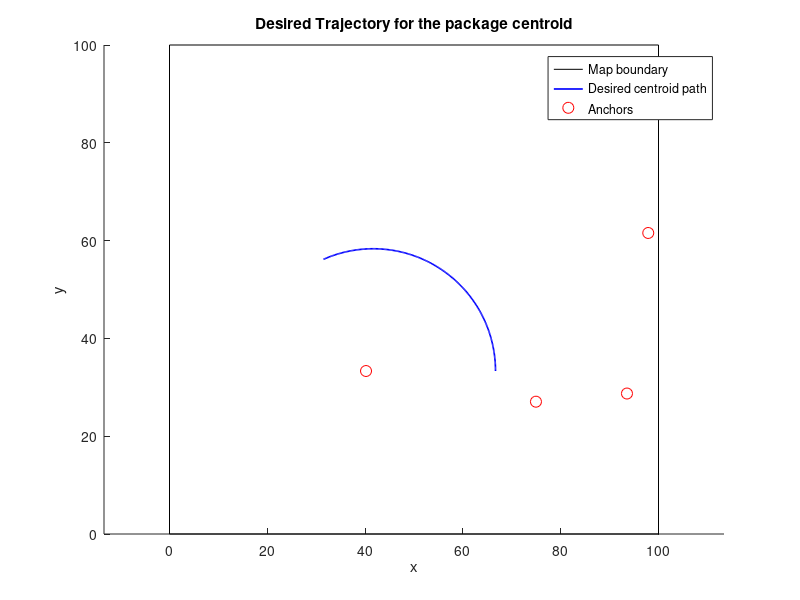

Here is the MATLAB script that generated this plot: (Note: this script raises an error after producing the figure.)
%% Formation Control
% The objective of this script is to make the sworm of robot to follow a
% desired trajectory, maintaining a circle formation around the object to
% carry.
% We assume to know:
% -temporal law of the trajectory
% -robots already in the initial position perfectly around the object,
% pointing in the direction of the trajectory to follow.
% The robots have to estimate their position through an EKF algorithm that
% updates the predicted estimate with a measure of distance between the
% robots and some fixed anchors (whose positions are known). The
% orientation is treated separately, using a specific sensor.
clc; clear all; close all;

%% Simulation Parameters
Ts = 0.05;            % timestep
Tfinal = 10;           % total sim time (s)
K = round(Tfinal/Ts);
form_R = 3;           % formation radius around package centroid
%% Uncertainties
noise_std = 0.3; % [m] std on the distance measures with the anchors
sigma_theta = 0.02; % [RAD] std on the orientation measure 
Q = 0.1*eye(2); % process noise covariance (set to zero if no uncertainty on the model)

%% Building the environment (only inbound zone)
width = 100;
height = 100;
map.W = width;
map.H = height;
map.polygon = [0 0; map.W 0; map.W map.H; 0 map.H];

%% Anchors
Nanchors = 4;
anchors = zeros(Nanchors,2);
anchors(:,1) = map.W * rand(Nanchors,1);
anchors(:,2) = map.H * rand(Nanchors,1);

%% Initialization of package position (initial centroid)
Package.c(1) = map.W/1.5;
Package.c(2) = map.H/3;

% Desired trajectory for the package (arc of circle)
c_center = [Package.c(1); Package.c(2)];
traj_Amp = 25;                % Traj. radius
omega_traj = 0.2;             % angular velocity
for k=1:K
    t = (k-1)*Ts;
    c_des(:,k) = c_center - [traj_Amp;0] + traj_Amp * [cos(omega_traj*t); sin(omega_traj*t)];
    c_des_dot(:,k) = traj_Amp*omega_traj * [-sin(omega_traj*t); cos(omega_traj*t)];
    if atan2(c_des_dot(2,k),c_des_dot(1,k))>=0
        theta_des(k) = atan2(c_des_dot(2,k),c_des_dot(1,k));
    else
        theta_des(k) = atan2(c_des_dot(2,k),c_des_dot(1,k)) + 2*pi;
    end % in order to obtain a continuous theta
end


%% Plot desired trajectory and anchors (static)
fig = 0; %initialization for figure index
fig = fig+1;
figure(fig); clf; hold on; axis equal;
plot([0 map.W map.W 0 0],[0 0 map.H map.H 0],'k-'); % outline
plot(c_des(1,:),c_des(2,:),'b-','LineWidth',1.2);
plot(anchors(:,1),anchors(:,2),'ro','MarkerFaceColor','w','MarkerSize',8)
title('Desired Trajectory for the package centroid');
xlabel('x'); ylabel('y');
legend('Map boundary','Desired centroid path','Anchors');

% fig = fig+1;
% figure(fig);
% plot(linspace(1,Tfinal,length(theta_des)), theta_des(:)*180/pi);


%% Robots
Nrobots = 5;
Robots(Nrobots,1) = rob();
% Initial formation angles around the package
phi = linspace(0, 2*pi, Nrobots + 1); phi = phi(1:end-1);

%% Initial robot states (x,y,theta)
for i = 1:Nrobots
    Robots(i).id = i;
    Robots(i).x = zeros(3,1);
    Robots(i).x(1) = Package.c(1) + form_R * cos(phi(i)) + 0.5*randn(); % X
    Robots(i).x(2) = Package.c(2) + form_R * sin(phi(i)) + 0.5*randn(); % Y
    Robots(i).x(3) = theta_des(1); % heading
end

%% Initialisation for the estimation algorithm (recursive least square)
% We can't use EKF for the estimate's initialization (static situation)
for i = 1:Nrobots
    distances = sqrt(sum((anchors - [Robots(i).x(1), Robots(i).x(2)]).^2, 2));
    distances_noisy = distances + noise_std * randn(Nanchors, 1);

    [H,z,C] = trilateration(anchors, distances_noisy, 0.1);
    P = (H'*C^-1*H)^-1;
    x_ls = P*H'*C^-1*z;
    Robots(i).x_est(1) = x_ls(1);
    Robots(i).x_est(2) = x_ls(2);
    Robots(i).x_est(3) = Robots(i).x(3); % initial estimate on initial theta = exact initial theta
  
    P_values = [P, zeros(2, 1); zeros(1, 3)];
    P_values(3,3) = 0.1;
    Robots(i).P = P_values;
    
end

%% Initialisation for the control inputs
% initial zero control input
for i=1:Nrobots
    Robots(i).u = 0;
    Robots(i).omega = 0;
end


%% Controller gains and limits
k_rho   = 3.0;      % linear
k_alpha = 2.0;      % bearing
k_beta  = -1.0;     % final heading (must be negative)
v_max = 20.0;         % m/s
omega_max = 20.5;     % rad/s

%% Initialize figure for animation
fig = fig+1;
figure(fig); clf; hold on; axis equal;
plot([0 map.W map.W 0 0],[0 0 map.H map.H 0],'k-'); % outline
plot(anchors(:,1),anchors(:,2),'ro','MarkerFaceColor','w','MarkerSize',8)
h_des_path = plot(NaN,NaN,'b-'); % desired centroid path shown progressively
h_robots = gobjects(Nrobots,1);
for i=1:Nrobots
    h_robots(i) = plot(Robots(i).x(1), Robots(i).x(2), 'bo', 'MarkerFaceColor','w');
end
h_package = plot(Package.c(1), Package.c(2), 'ro', 'MarkerFaceColor','g', 'MarkerSize',8);
title('Robots following desired centroid while maintaining formation');
xlabel('x'); ylabel('y'); grid on;
legend('','Anchors','Desired Path','Robots','Package centroid','Location','bestoutside');

% define vector for actual package traj
act_traj = zeros(2,K);

%% Simulation loop
dt = Ts;
for k = 2:K
    % Current desired centroid and orientation
    % NB We make the hyp that these quantities are known
    cd = c_des(:,k);
    thd = theta_des(k);
    
    % For plotting desired path up to current time
    set(h_des_path,'XData',c_des(1,1:k),'YData',c_des(2,1:k));
    
    % For each robot compute desired formation position and control
    for i = 1:Nrobots
        % desired relative angle for this robot (rotate formation with theta_des)
        desired_theta = thd; %-> desired orientation of each robot is the same orientation of the package: to be revised!!
        desired_pos = cd + form_R * [cos(desired_theta + phi(i) - pi/2); sin(desired_theta + phi(i) - pi/2)];
        
        % Current robot state
        x_i = Robots(i).x(1);
        y_i = Robots(i).x(2);
        th_i = Robots(i).x(3);

        % Measure of distances wrt anchors and orientation
        distances = sqrt(sum((anchors - [Robots(i).x(1), Robots(i).x(2)]).^2, 2));
        distances_noisy = distances + noise_std * randn(Nanchors, 1);
        z_theta = th_i + sigma_theta*randn();

        % Estimation of position and orientation using EKF (based on the last control input)
        [Robots(i).x_est, Robots(i).P] = unicycle_ekf(Robots(i).x_est, Robots(i).P, Robots(i).u, Robots(i).omega, Ts, anchors, distances_noisy, noise_std, Q, sigma_theta, z_theta);
         % Compute (proportional) unicycle control to reach desired_pos and orientation aligned with theta_des
         % Choose type of controller:
         % 1) GPT proportional control
         % 2) Simple proportional controller

        % [Robots(i).u, Robots(i).omega] = unicycle_controller1(Robots(i).x_est, desired_pos, desired_theta, k_rho, k_alpha,k_beta, v_max, omega_max);
        [Robots(i).u, Robots(i).omega] = unicycle_controller2(Robots(i).x_est, desired_pos, desired_theta, k_rho, k_alpha,k_beta, v_max, omega_max);
        
        % Integrate unicycle dynamics (simple Euler)
        x_i = x_i + Robots(i).u * cos(th_i) * dt;
        y_i = y_i + Robots(i).u * sin(th_i) * dt;
        th_i = wrapToPi(th_i + Robots(i).omega * dt);
        
        Robots(i).x = [x_i; y_i; th_i];
    end
    
    % Update package centroid as the mean of robot positions
    avg_state = mean(reshape([Robots.x],3,[])',1)'; % Avg robots state
    Package.c = avg_state(1:2); % Extract only the x and y components
    act_traj(:,k) = Package.c;
    
    % Update plotting
    for i=1:Nrobots
        set(h_robots(i),'XData',Robots(i).x(1),'YData',Robots(i).x(2));
    end
    set(h_package,'XData',Package.c(1),'YData',Package.c(2));
    
    drawnow;
end

% err_traj = sqrt((act_traj(1,:)-c_des(1,:)).^2+(act_traj(1,:)-c_des(2,:)).^2);
% fig = fig+1;
% figure(fig); hold on;
% plot(linspace(1,400,K),err_traj,'-')




%%  Controller function (proportional unicycle controller) ---

function [v, omega] = unicycle_controller1(state, p_des, th_des, ...
                                               k_rho, k_alpha, k_beta, ...
                                               v_max, omega_max)
% state : [x; y; theta]
% p_des : desired position [x; y]
% th_des: desired final heading
% gains : k_rho>0, k_alpha>0, k_beta<0 (with k_alpha > k_rho recommended)

    x = state(1); y = state(2); th = state(3);
    dx = p_des(1) - x;
    dy = p_des(2) - y;

    rho   = hypot(dx, dy);
    alpha = atan2(dy, dx) - th;         % bearing error
    alpha = atan2(sin(alpha), cos(alpha));
    beta  = th_des - th - alpha;        % heading-at-goal error
    beta  = atan2(sin(beta), cos(beta));

    % Core law (robust, Lyapunov-based)
    v     = k_rho  * rho * cos(alpha);
    omega = k_alpha* alpha + k_beta * beta;

    % Optional: slow down when turning hard (helps with noise / sharp corners)
    v = v / (1 + 0.5*abs(alpha));

    % Saturations
    v     = max(-v_max, min(v_max, v));
    omega = max(-omega_max, min(omega_max, omega));
end

function [v, omega] = unicycle_controller2(state, p_des, th_des, ...
                                               k_rho, k_alpha, k_beta, ...
                                               v_max, omega_max)
% state : [x; y; theta]
% p_des : desired position [x; y]
% th_des: desired final heading
% gains : k_rho>0, k_alpha>0 (with k_alpha > k_rho recommended)

    x = state(1); y = state(2); th = state(3);
    dx = p_des(1) - x;
    dy = p_des(2) - y;

    rho   = norm([dx, dy]);
    alpha = atan2(dy, dx) - th;         % bearing error
    alpha = atan2(sin(alpha), cos(alpha));

    % Core law (simple proportional)
    v     = k_rho  * rho;
    omega = k_alpha* alpha;
end

%% Function for angle conversion
function t = wrapToPi(t)
    t = atan2(sin(t), cos(t));
end

%% Extended Kalman filter
function [state_est, P_est] = unicycle_ekf( ...
    state, P, v, omega, dt, anchors, distances, noise_std, Q, sigma_theta, z_theta)
% state = [x; y; theta]
% P     = 3x3 covariance
% v, omega = control inputs (omega used for prediction only)
% dt = timestep
% anchors = Nx2 anchor positions
% distances = Nx1 measured ranges to anchors
% noise_std = std of individual range measurements (used by trilateration)
% Q = 3x3 process noise covariance
% sigma_theta = std of the orientation sensor (rad)
% z_theta = measured orientation (rad) from the orientation sensor

    % --- Prediction ---
    x = state(1);
    y = state(2);
    th = state(3);

    % Nonlinear motion model
    x_pred  = x + v*dt*cos(th);
    y_pred  = y + v*dt*sin(th);
    th_pred = th + omega*dt;

    state_pred = [x_pred; y_pred; th_pred];

    % Jacobian A = df/dx evaluated at current state
    A = [1, 0, -v*dt*sin(th);
         0, 1,  v*dt*cos(th);
         0, 0,  1];
    % Jacobian G (effect of disturbances on the model)
    G = [ dt*cos(th), 0; 
          dt*sin(th), 0;
                0      , dt ];
    % Predicted covariance
    P_pred = A * P * A' + G * Q * G';

    % --- Measurement (trilateration for x,y) ---
    % trilateration returns H_xy (m-1 x 2), z_tril ((m-1)x1), and C ((m-1)x(m-1))
    [H_xy, z_tril, C] = trilateration(anchors, distances, noise_std);

    % Number of pseudo-range equations
    m = size(H_xy,1);

    % Extend H to include theta state and add orientation measurement row
    H_pos_extended = [H_xy, zeros(m,1)];   % m x 3
    H_theta = [0, 0, 1];                   % 1 x 3

    % Stack H and z
    H = [H_pos_extended; H_theta];         % (m+1) x 3
    z_stack = [z_tril; z_theta];           % (m+1) x 1

    % Predicted measurement (h) for the stack:
    h_pos = H_xy * state_pred(1:2);        % m x 1
    h_theta = state_pred(3);               % 1 x 1
    h_stack = [h_pos; h_theta];            % (m+1) x 1

    % Innovation (measurement residual)
    y_innov = z_stack - h_stack;

    % Normalize angular innovation (last element) to [-pi,pi]
    y_innov(end) = atan2(sin(y_innov(end)), cos(y_innov(end)));

    % Measurement covariance (stacked): trilateration C and orientation sigma
    C_new = blkdiag(C, sigma_theta^2);         % (m+1) x (m+1)

    % Kalman gain
    S = H * P_pred * H' + C_new;
    K = P_pred * H' / S;

    % State update
    dx = K * y_innov;
    state_est = state_pred + dx;

    % Normalize estimated theta to [-pi,pi]
    state_est(3) = atan2(sin(state_est(3)), cos(state_est(3)));

    % Covariance update (Joseph form can be used for numerical stability)
    I = eye(size(P));
    P_est = (I - K*H) * P_pred * (I - K*H)' + K * C_new * K';
end

%% trilateration function 
function [H,z,C] = trilateration(anchors, distances, noise_std)
    % Number of anchors
    n = size(anchors, 1);
    
    % Initialize matrices
    H = zeros(n-1, 2);
    z = zeros(n-1, 1);
    C = zeros(n-1);
    
    % Iterate over all anchors
    for i = 1:n-1
        % Fill the matrices
        H(i, :) = 2*[anchors(i+1, 1) - anchors(i, 1), anchors(i+1, 2) - anchors(i, 2)];
        z(i) = - distances(i+1)^2  + distances(i)^2 + anchors(i+1, 1)^2 - anchors(i, 1)^2 + anchors(i+1, 2)^2 - anchors(i, 2)^2;
        % Fill the covariance matrix
        if i == 1
            C(i,i) = 4 * noise_std^2 * (distances(i+1)^2 + distances(i)^2);
            if n > 2
                C(i,i+1) = -4 * noise_std^2 * distances(i+1)^2;
            end
        elseif i < n-1
            C(i,i-1) = -4 * noise_std^2 * distances(i)^2;
            C(i,i) = 4 * noise_std^2 * (distances(i+1)^2 + distances(i)^2);
            C(i,i+1) = -4 * noise_std^2 * distances(i+1)^2;
        else
            C(i,i-1) = -4 * noise_std^2 * distances(i)^2;
            C(i,i) = 4 * noise_std^2 * (distances(i+1)^2 + distances(i)^2);
        end
    end
end
